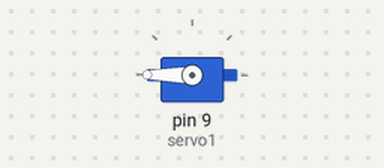
This sketch was run on a simulated Arduino Uno, built with avr-gcc and run on an emulated ATmega328P. Shown: servo.

Above: at 0.05 s.
Timing chart, 0 to 4.6 s (numbered marks = the images above):
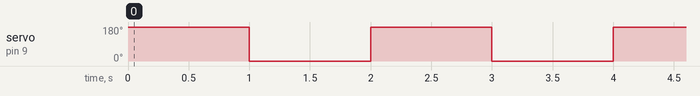

The sketch:

fishFeeder.ino
```cpp
#include <Servo.h>
Servo servo1;
int d1 = 1000;
int longD = 43200000;
/*For feeding the fish after 12 hrs, set the value of longD to 43200000...
  For feeding the fish after 24 hrs, set the value of longD to 86400000...
*/

void setup() {
  servo1.attach(9);
}

void loop() {
  servo1.write(180);
  delay(d1);
  servo1.write(0);
  delay(d1);
  servo1.write(180);
  delay(d1);
  servo1.write(0);
  delay(d1);
  servo1.write(180);
  delay(43200000);
}
```

Measured:
- by itself, servo on pin 9 (servo1): alternates 180° for 1.0 s and 0° for 1.0 s, 4 changes in all, then stays 180°
